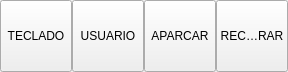
<ui version="4.0" >
 <class>AbrevsBase</class>
 <widget class="QWidget" name="AbrevsBase" >
  <property name="geometry" >
   <rect>
    <x>0</x>
    <y>0</y>
    <width>288</width>
    <height>72</height>
   </rect>
  </property>
  <property name="windowTitle" >
   <string>Form</string>
  </property>
  <layout class="QGridLayout" >
   <property name="margin" >
    <number>0</number>
   </property>
   <property name="spacing" >
    <number>0</number>
   </property>
   <item row="0" column="1" >
    <widget class="QToolButton" name="mui_usuario" >
     <property name="minimumSize" >
      <size>
       <width>72</width>
       <height>72</height>
      </size>
     </property>
     <property name="maximumSize" >
      <size>
       <width>72</width>
       <height>72</height>
      </size>
     </property>
     <property name="text" >
      <string>USUARIO</string>
     </property>
    </widget>
   </item>
   <item row="0" column="3" >
    <widget class="QToolButton" name="mui_recuperar" >
     <property name="minimumSize" >
      <size>
       <width>72</width>
       <height>72</height>
      </size>
     </property>
     <property name="maximumSize" >
      <size>
       <width>72</width>
       <height>72</height>
      </size>
     </property>
     <property name="text" >
      <string>RECUPERAR</string>
     </property>
    </widget>
   </item>
   <item row="0" column="2" >
    <widget class="QToolButton" name="mui_aparcar" >
     <property name="minimumSize" >
      <size>
       <width>72</width>
       <height>72</height>
      </size>
     </property>
     <property name="maximumSize" >
      <size>
       <width>72</width>
       <height>72</height>
      </size>
     </property>
     <property name="text" >
      <string>APARCAR</string>
     </property>
    </widget>
   </item>
   <item row="0" column="0" >
    <widget class="QToolButton" name="mui_teclado" >
     <property name="minimumSize" >
      <size>
       <width>72</width>
       <height>72</height>
      </size>
     </property>
     <property name="maximumSize" >
      <size>
       <width>72</width>
       <height>72</height>
      </size>
     </property>
     <property name="text" >
      <string>TECLADO</string>
     </property>
    </widget>
   </item>
  </layout>
 </widget>
 <resources/>
 <connections/>
</ui>
